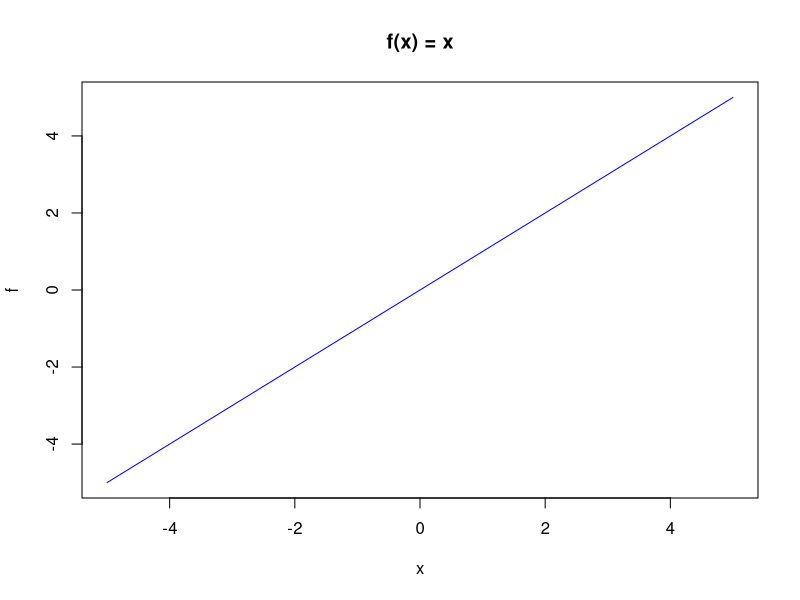
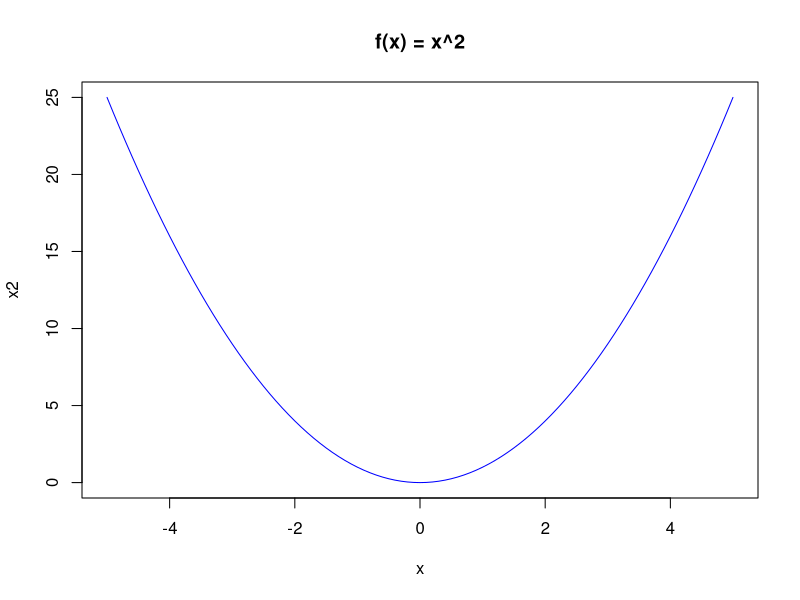
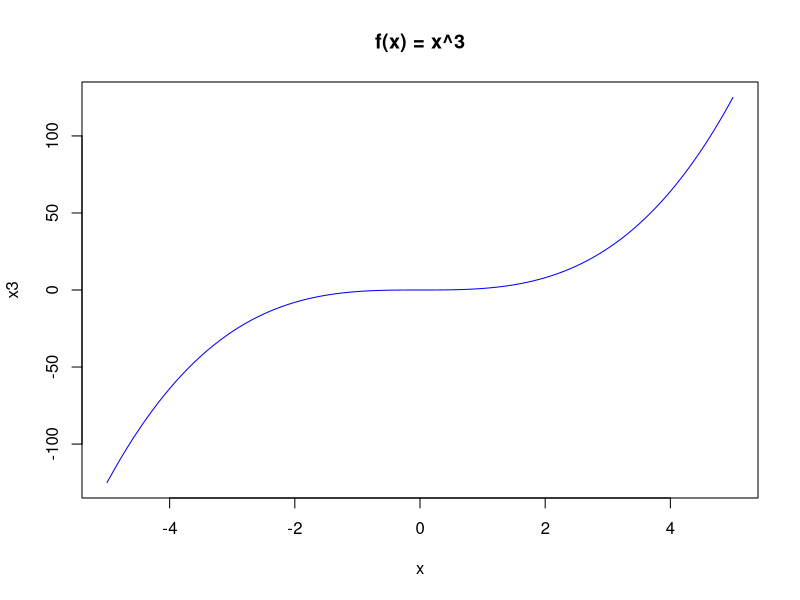
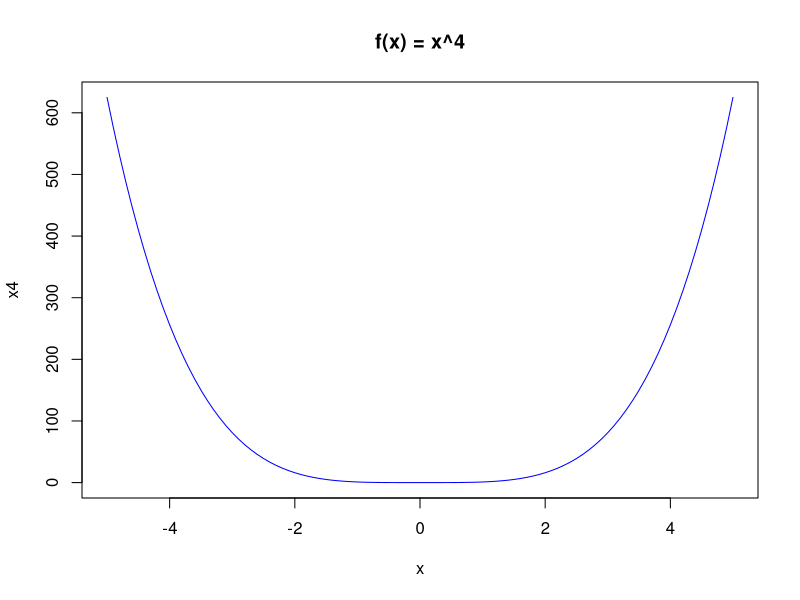
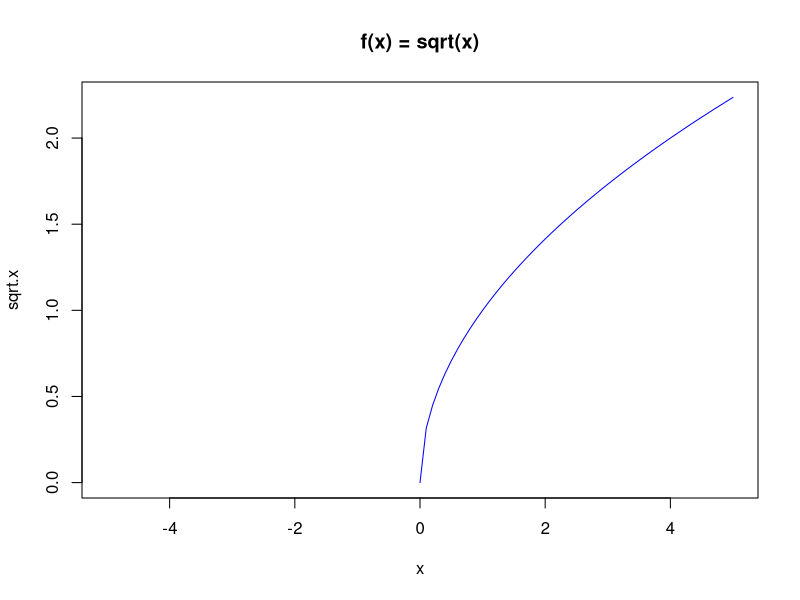
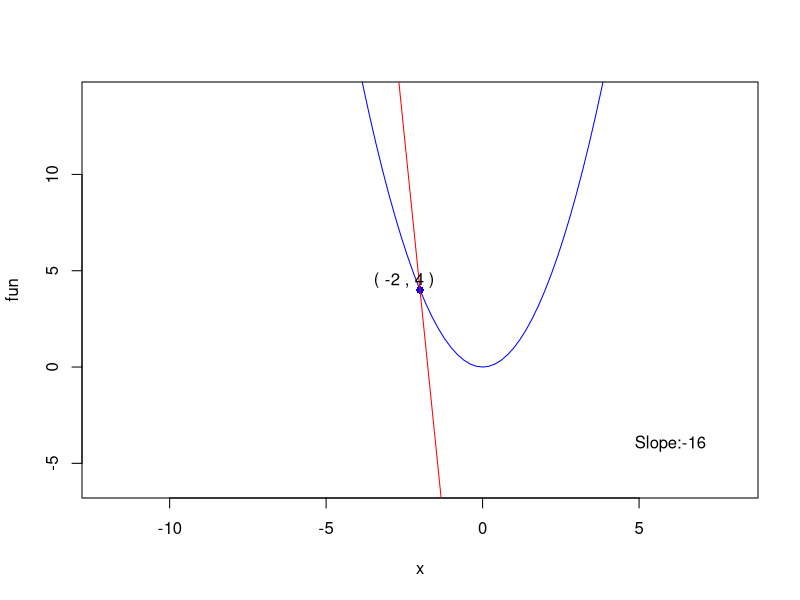
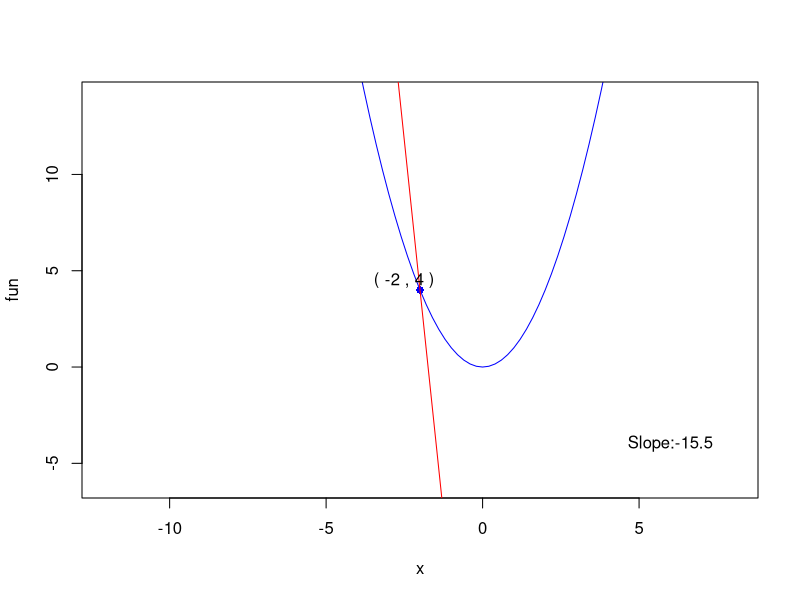
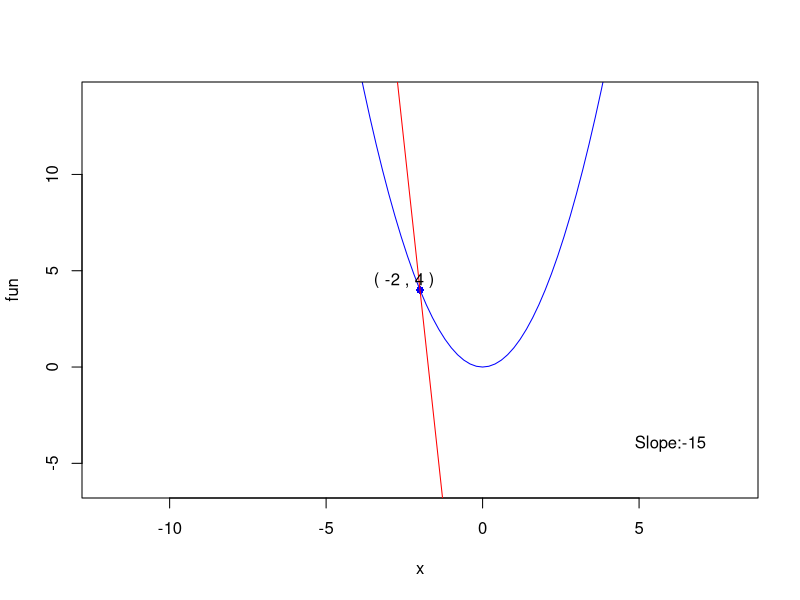

The R source for these figures, in order:
# ------------------------------------------
# TOC:
#   1. Defining a function
#   2. Plotting a function
#   3. Estimating slope of a 
#      tangent line using secant lines
# ------------------------------------------


# ------------------------------------------
# 1. Defining a function
# ------------------------------------------
f <- function(x) x ## syntax: function(argument/s for function) expression

x2 <- function(x) x^2
x3 <- function(x) x^3
x4 <- function(x) x^4
sqrt.x <- function(x) sqrt(x)









# ------------------------------------------
# 2. Plotting a function
# ------------------------------------------
plot(f, main = "f(x) = x", xlim = c(-5,5), col = 'blue')
plot(x2, main = "f(x) = x^2", xlim = c(-5,5), col = 'blue')
plot(x3, main = "f(x) = x^3", xlim = c(-5,5), col = 'blue')
plot(x4, main = "f(x) = x^4", xlim = c(-5,5), col = 'blue')
plot(sqrt.x, main = "f(x) = sqrt(x)", xlim = c(-5,5), col = 'blue')



















# ------------------------------------------
# 3. Estimating the slope of a tangent line
# ------------------------------------------
### function to estimate slope of tangent lines using secant lines
# library(animation)
library(Deriv)

f <- function(x) x^2

secant.plots <- function(fun, pt) {   ## fun = function; pt = point where sec lines will occur
  f.prime <- Deriv(fun)
  x1 <- pt
  y1 <- fun(x1)
  m1 <- f.prime(x1)
  if (m1 < 0) {
    min <- f.prime(x1)-12
    max <- f.prime(x1)
    j <- 0.5
  } else {
    min <- f.prime(x1)+12
    max <- f.prime(x1)
    j <- -0.5
  }
  windows();
  for (i in seq(min,max,j)) {
    plot(fun, xlim = c(x1-10,x1+10), ylim = c(y1-10,y1+10), col = 'blue')
    points(x = x1, y = y1, col = 'blue', type = 'p', pch = 16)
    sec.int <- -i*x1 + y1
    abline(a = sec.int, b = i, col = 'red')
    text(x1+8, y1-8, labels = paste('Slope:', i, sep = ""))
    text(x1-0.5, y1+0.5, labels = paste('(',x1,',',y1,')'))
    #ani.pause(interval = 0.5)
  }
}

secant.plots(fun = f, pt = -2)



### Single tangent lines
tangent.plots <-  function(fun, pt) {   ## fun = function; pt = point where sec lines will occur
  f.prime <- Deriv(fun)
  x1 <- pt
  y1 <- fun(x1)
  m1 <- f.prime(x1)
    plot(fun, xlim = c(x1-10,x1+10), ylim = c(y1-10,y1+10), col = 'blue')
    points(x = x1, y = y1, col = 'blue', type = 'p', pch = 16)
    sec.int <- -m1*x1 + y1
    abline(a = sec.int, b = m1, col = 'red')
    text(x1+8, y1-8, labels = paste('Slope:', m1, sep = ""))
    text(x1-0.5, y1+0.5, labels = paste('(',x1,',',y1,')'))
}

tangent.plots(fun = f, pt = -3)



### Secant and tangent lines for f(x) = sqrt(x) // discuss expected shape (will get smaller)
plot(sqrt.x, xlim = c(-10,10))
plot(sqrt.x, xlim = c(0,20))

sqrt.x.prime <- Deriv(sqrt.x)
curve(sqrt.x.prime, add = TRUE)

secant.plots(fun = sqrt.x, pt = 3)
tangent.plots(fun = sqrt.x, pt = 1)









